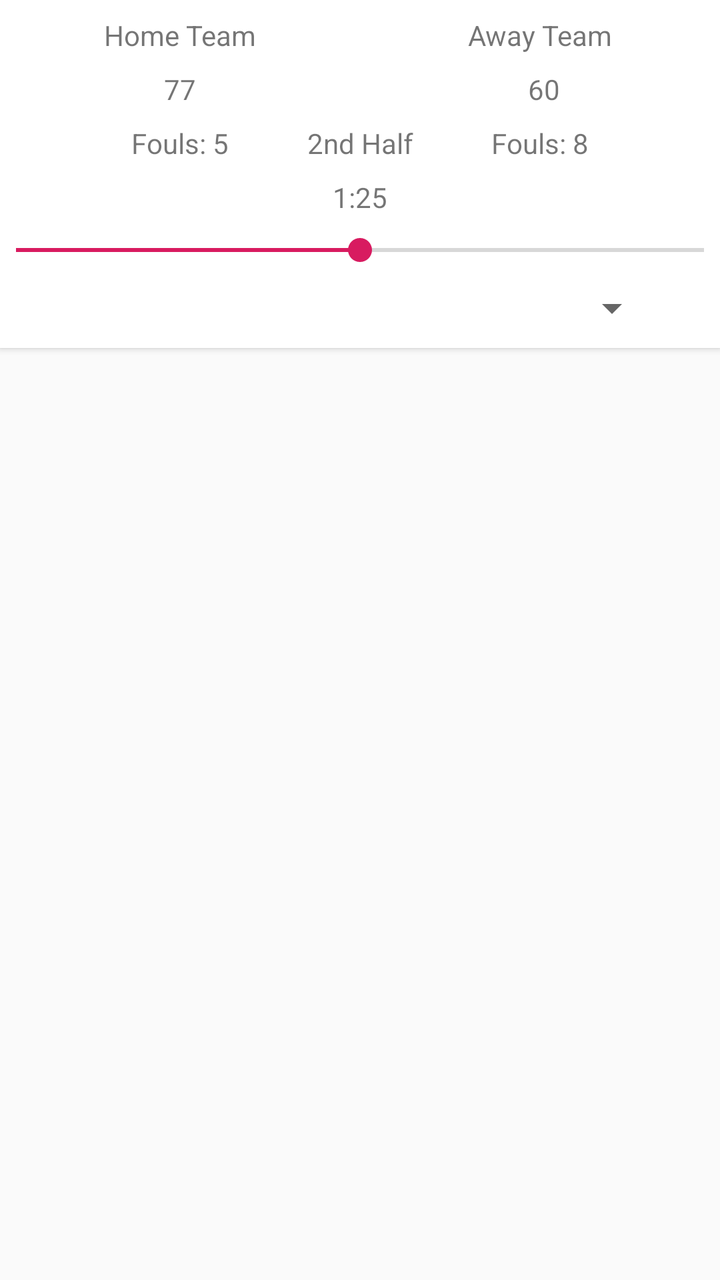
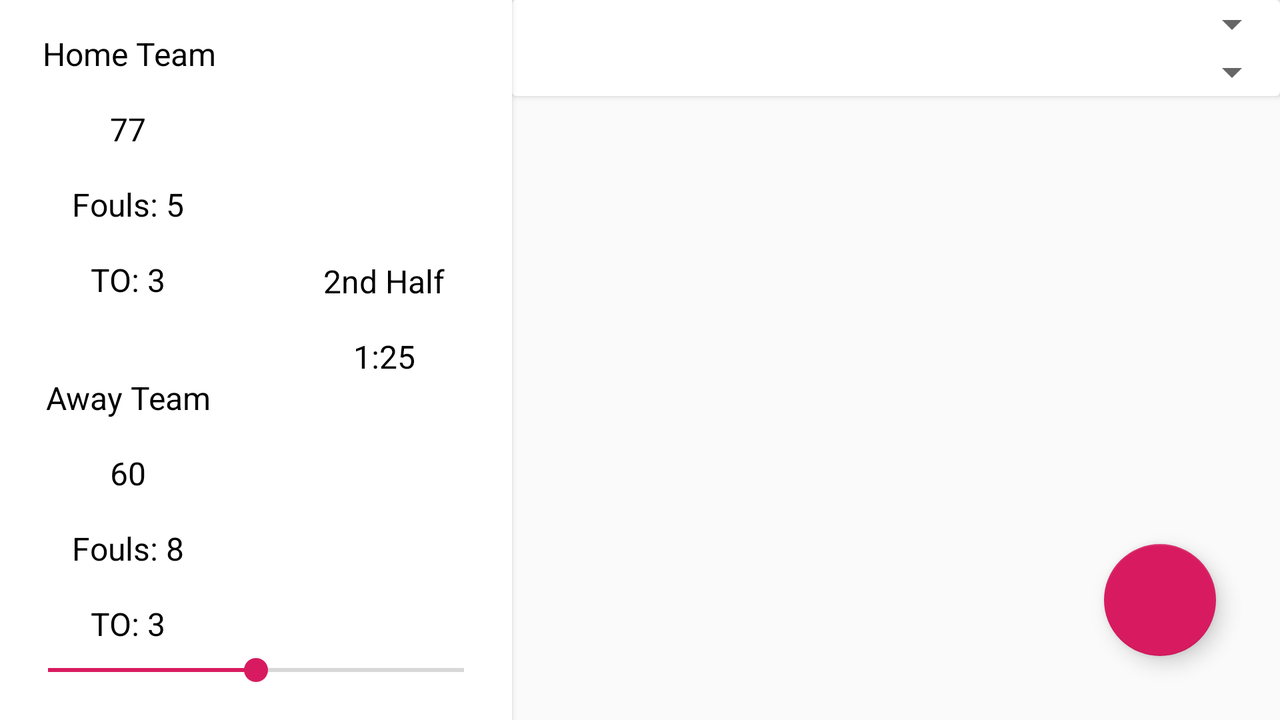

An Android layout and its configuration variant, each rendered on a device that would load it. The default file and the variant file are quoted in full after the pictures.
<!-- AndroidManifest.xml: application theme AppTheme -->
<!-- res/layout/fragment_game.xml -->
<android.support.constraint.ConstraintLayout
    xmlns:android="http://schemas.android.com/apk/res/android"
    xmlns:app="http://schemas.android.com/apk/res-auto"
    xmlns:tools="http://schemas.android.com/tools"
    android:layout_width="match_parent"
    android:layout_height="match_parent"
    tools:context="com.appdev.jphil.basketballcoach.game.GameFragment">

    <android.support.v7.widget.CardView
        android:id="@+id/game_overview_card"
        android:layout_width="0dp"
        android:layout_height="wrap_content"
        app:cardCornerRadius="0dp"
        app:layout_constraintEnd_toEndOf="parent"
        app:layout_constraintStart_toStartOf="parent"
        app:layout_constraintTop_toTopOf="parent">

        <android.support.constraint.ConstraintLayout
            android:layout_width="match_parent"
            android:layout_height="wrap_content">

            <TextView
                android:id="@+id/game_half"
                android:layout_width="wrap_content"
                android:layout_height="wrap_content"
                android:layout_marginStart="8dp"
                android:layout_marginTop="8dp"
                android:layout_marginEnd="8dp"
                app:layout_constraintEnd_toEndOf="parent"
                app:layout_constraintStart_toStartOf="parent"
                app:layout_constraintTop_toBottomOf="@+id/home_score"
                tools:text="2nd Half" />

            <TextView
                android:id="@+id/home_name"
                android:layout_width="wrap_content"
                android:layout_height="wrap_content"
                android:layout_marginStart="8dp"
                android:layout_marginTop="8dp"
                android:layout_marginEnd="8dp"
                app:layout_constraintEnd_toStartOf="@+id/guideline2"
                app:layout_constraintStart_toStartOf="parent"
                app:layout_constraintTop_toTopOf="parent"
                tools:text="Home Team" />

            <TextView
                android:id="@+id/away_name"
                android:layout_width="wrap_content"
                android:layout_height="wrap_content"
                android:layout_marginStart="8dp"
                android:layout_marginTop="8dp"
                android:layout_marginEnd="8dp"
                app:layout_constraintEnd_toEndOf="parent"
                app:layout_constraintStart_toStartOf="@+id/guideline2"
                app:layout_constraintTop_toTopOf="parent"
                tools:text="Away Team" />

            <TextView
                android:id="@+id/home_score"
                android:layout_width="wrap_content"
                android:layout_height="wrap_content"
                android:layout_marginStart="8dp"
                android:layout_marginTop="8dp"
                android:layout_marginEnd="8dp"
                app:layout_constraintEnd_toStartOf="@+id/guideline2"
                app:layout_constraintStart_toStartOf="parent"
                app:layout_constraintTop_toBottomOf="@+id/home_name"
                tools:text="77" />

            <TextView
                android:id="@+id/away_score"
                android:layout_width="wrap_content"
                android:layout_height="wrap_content"
                android:layout_marginStart="8dp"
                android:layout_marginTop="8dp"
                android:layout_marginEnd="4dp"
                app:layout_constraintEnd_toEndOf="parent"
                app:layout_constraintStart_toStartOf="@+id/guideline2"
                app:layout_constraintTop_toBottomOf="@+id/away_name"
                tools:text="60" />

            <TextView
                android:id="@+id/game_time"
                android:layout_width="wrap_content"
                android:layout_height="wrap_content"
                android:layout_marginStart="8dp"
                android:layout_marginTop="8dp"
                android:layout_marginEnd="8dp"
                app:layout_constraintEnd_toEndOf="parent"
                app:layout_constraintStart_toStartOf="parent"
                app:layout_constraintTop_toBottomOf="@+id/game_half"
                tools:text="1:25" />

            <android.support.constraint.Guideline
                android:id="@+id/guideline2"
                android:layout_width="wrap_content"
                android:layout_height="wrap_content"
                android:orientation="vertical"
                app:layout_constraintGuide_percent=".5" />

            <TextView
                android:id="@+id/home_fouls"
                android:layout_width="wrap_content"
                android:layout_height="wrap_content"
                android:layout_marginStart="8dp"
                android:layout_marginTop="8dp"
                android:layout_marginEnd="8dp"
                app:layout_constraintEnd_toStartOf="@+id/guideline2"
                app:layout_constraintStart_toStartOf="parent"
                app:layout_constraintTop_toBottomOf="@+id/home_score"
                tools:text="Fouls: 5" />

            <TextView
                android:id="@+id/away_fouls"
                android:layout_width="wrap_content"
                android:layout_height="wrap_content"
                android:layout_marginStart="8dp"
                android:layout_marginTop="8dp"
                android:layout_marginEnd="8dp"
                app:layout_constraintEnd_toEndOf="parent"
                app:layout_constraintStart_toStartOf="@+id/guideline2"
                app:layout_constraintTop_toBottomOf="@+id/away_score"
                tools:text="Fouls: 8" />

            <SeekBar
                android:id="@+id/seek_bar"
                android:layout_width="match_parent"
                android:layout_height="wrap_content"
                android:max="100"
                android:padding="8dp"
                android:progress="50"
                app:layout_constraintEnd_toEndOf="parent"
                app:layout_constraintStart_toStartOf="parent"
                app:layout_constraintTop_toBottomOf="@+id/game_time"/>

            <Spinner
                android:id="@+id/spinner"
                android:layout_width="300dp"
                android:layout_height="wrap_content"
                android:layout_marginStart="8dp"
                android:layout_marginEnd="8dp"
                android:layout_marginBottom="8dp"
                app:layout_constraintBottom_toTopOf="@id/roster_spinner"
                app:layout_constraintEnd_toEndOf="parent"
                app:layout_constraintStart_toStartOf="parent"
                app:layout_constraintTop_toBottomOf="@+id/seek_bar" />

            <Spinner
                android:id="@+id/roster_spinner"
                android:layout_width="300dp"
                android:layout_height="wrap_content"
                android:layout_marginStart="8dp"
                android:layout_marginEnd="8dp"
                android:layout_marginBottom="8dp"
                android:visibility="gone"
                app:layout_constraintBottom_toBottomOf="parent"
                app:layout_constraintEnd_toEndOf="parent"
                app:layout_constraintStart_toStartOf="parent"
                app:layout_constraintTop_toBottomOf="@+id/spinner" />
        </android.support.constraint.ConstraintLayout>
    </android.support.v7.widget.CardView>

    <android.support.v7.widget.RecyclerView
        android:id="@+id/recycler_view"
        android:layout_width="0dp"
        android:layout_height="wrap_content"
        app:layout_constrainedHeight="true"
        app:layout_constraintBottom_toBottomOf="parent"
        app:layout_constraintEnd_toEndOf="parent"
        app:layout_constraintStart_toStartOf="parent"
        app:layout_constraintTop_toBottomOf="@id/game_overview_card"/>

</android.support.constraint.ConstraintLayout>
<!-- resources referenced by this layout -->
<resources>
  <style name="AppTheme" parent="Theme.AppCompat.Light.NoActionBar">
          <item name="colorPrimary">@color/colorPrimary</item>
          <item name="colorPrimaryDark">@color/colorPrimaryDark</item>
          <item name="colorAccent">@color/colorAccent</item>
      </style>
  <color name="colorPrimary">#008577</color>
  <color name="colorPrimaryDark">#00574B</color>
  <color name="colorAccent">#D81B60</color>
</resources>
<!-- res/layout-land/fragment_game.xml (the repository's variant of the layout above) -->
<!-- drawn on the phone turned sideways -->
<?xml version="1.0" encoding="utf-8"?>
<android.support.constraint.ConstraintLayout xmlns:android="http://schemas.android.com/apk/res/android"
    xmlns:app="http://schemas.android.com/apk/res-auto"
    xmlns:tools="http://schemas.android.com/tools"
    android:layout_width="match_parent"
    android:layout_height="match_parent">

    <android.support.v7.widget.CardView
        android:id="@+id/game_overview_card"
        android:layout_width="0dp"
        android:layout_height="0dp"
        app:cardCornerRadius="0dp"
        app:layout_constraintBottom_toBottomOf="parent"
        app:layout_constraintEnd_toStartOf="@+id/guideline6"
        app:layout_constraintHorizontal_bias="0.0"
        app:layout_constraintStart_toStartOf="parent"
        app:layout_constraintTop_toTopOf="parent"
        app:layout_constraintVertical_bias="0.0">

        <android.support.constraint.ConstraintLayout
            android:layout_width="match_parent"
            android:layout_height="match_parent">

            <TextView
                android:id="@+id/game_half"
                style="@style/NormalTextBlack"
                android:layout_width="wrap_content"
                android:layout_height="wrap_content"
                android:layout_marginStart="8dp"
                android:layout_marginEnd="8dp"
                android:layout_marginBottom="16dp"
                app:layout_constraintBottom_toTopOf="@+id/game_time"
                app:layout_constraintEnd_toEndOf="parent"
                app:layout_constraintHorizontal_bias="0.5"
                app:layout_constraintStart_toStartOf="@+id/guideline2"
                app:layout_constraintTop_toTopOf="parent"
                app:layout_constraintVertical_chainStyle="packed"
                tools:text="2nd Half" />

            <TextView
                android:id="@+id/home_name"
                style="@style/NormalTextBlack"
                android:layout_width="130dp"
                android:layout_height="wrap_content"
                android:layout_marginStart="8dp"
                android:layout_marginTop="16dp"
                android:layout_marginEnd="8dp"
                android:gravity="center"
                android:lines="1"
                app:layout_constraintEnd_toStartOf="@+id/guideline2"
                app:layout_constraintStart_toStartOf="parent"
                app:layout_constraintTop_toTopOf="parent"
                tools:text="Home Team" />

            <TextView
                android:id="@+id/away_name"
                style="@style/NormalTextBlack"
                android:layout_width="0dp"
                android:layout_height="wrap_content"
                android:layout_marginStart="8dp"
                android:layout_marginTop="8dp"
                android:layout_marginEnd="8dp"
                android:gravity="center"
                android:lines="1"
                app:layout_constraintEnd_toStartOf="@+id/guideline2"
                app:layout_constraintHorizontal_bias="0.0"
                app:layout_constraintStart_toStartOf="parent"
                app:layout_constraintTop_toTopOf="@+id/guideline7"
                tools:text="Away Team" />

            <TextView
                android:id="@+id/home_score"
                style="@style/NormalTextBlack"
                android:layout_width="wrap_content"
                android:layout_height="wrap_content"
                android:layout_marginStart="8dp"
                android:layout_marginTop="16dp"
                android:layout_marginEnd="8dp"
                app:layout_constraintEnd_toStartOf="@+id/guideline2"
                app:layout_constraintStart_toStartOf="parent"
                app:layout_constraintTop_toBottomOf="@+id/home_name"
                tools:text="77" />

            <TextView
                android:id="@+id/away_score"
                style="@style/NormalTextBlack"
                android:layout_width="wrap_content"
                android:layout_height="wrap_content"
                android:layout_marginStart="8dp"
                android:layout_marginTop="16dp"
                android:layout_marginEnd="8dp"
                app:layout_constraintEnd_toStartOf="@+id/guideline2"
                app:layout_constraintStart_toStartOf="parent"
                app:layout_constraintTop_toBottomOf="@+id/away_name"
                tools:text="60" />

            <TextView
                android:id="@+id/game_time"
                style="@style/NormalTextBlack"
                android:layout_width="wrap_content"
                android:layout_height="21dp"
                android:layout_marginStart="8dp"
                android:layout_marginEnd="8dp"
                app:layout_constraintBottom_toTopOf="@+id/seek_bar"
                app:layout_constraintEnd_toEndOf="parent"
                app:layout_constraintHorizontal_bias="0.5"
                app:layout_constraintStart_toStartOf="@+id/guideline2"
                app:layout_constraintTop_toBottomOf="@+id/game_half"
                tools:text="1:25" />

            <android.support.constraint.Guideline
                android:id="@+id/guideline2"
                android:layout_width="wrap_content"
                android:layout_height="wrap_content"
                android:orientation="vertical"
                app:layout_constraintGuide_percent=".5" />

            <TextView
                android:id="@+id/home_fouls"
                style="@style/NormalTextBlack"
                android:layout_width="wrap_content"
                android:layout_height="wrap_content"
                android:layout_marginStart="8dp"
                android:layout_marginTop="16dp"
                android:layout_marginEnd="8dp"
                app:layout_constraintEnd_toStartOf="@+id/guideline2"
                app:layout_constraintStart_toStartOf="parent"
                app:layout_constraintTop_toBottomOf="@+id/home_score"
                tools:text="Fouls: 5" />

            <TextView
                android:id="@+id/away_fouls"
                style="@style/NormalTextBlack"
                android:layout_width="wrap_content"
                android:layout_height="wrap_content"
                android:layout_marginStart="8dp"
                android:layout_marginTop="16dp"
                android:layout_marginEnd="8dp"
                app:layout_constraintEnd_toStartOf="@+id/guideline2"
                app:layout_constraintStart_toStartOf="parent"
                app:layout_constraintTop_toBottomOf="@+id/away_score"
                tools:text="Fouls: 8" />

            <SeekBar
                android:id="@+id/seek_bar"
                android:layout_width="match_parent"
                android:layout_height="wrap_content"
                android:layout_marginStart="16dp"
                android:layout_marginEnd="16dp"
                android:layout_marginBottom="8dp"
                android:max="100"
                android:padding="8dp"
                android:progress="50"
                app:layout_constraintBottom_toBottomOf="parent"
                app:layout_constraintEnd_toEndOf="parent"
                app:layout_constraintHorizontal_bias="0.0"
                app:layout_constraintStart_toStartOf="parent" />

            <TextView
                android:id="@+id/home_timeouts"
                style="@style/NormalTextBlack"
                android:layout_width="wrap_content"
                android:layout_height="wrap_content"
                android:layout_marginStart="8dp"
                android:layout_marginTop="16dp"
                android:layout_marginEnd="8dp"
                app:layout_constraintEnd_toStartOf="@+id/guideline2"
                app:layout_constraintStart_toStartOf="parent"
                app:layout_constraintTop_toBottomOf="@+id/home_fouls"
                tools:text="TO: 3" />

            <android.support.constraint.Guideline
                android:id="@+id/guideline7"
                android:layout_width="wrap_content"
                android:layout_height="wrap_content"
                android:orientation="horizontal"
                app:layout_constraintGuide_percent=".5" />

            <TextView
                android:id="@+id/away_timeouts"
                android:layout_width="wrap_content"
                android:layout_height="wrap_content"
                android:layout_marginStart="8dp"
                android:layout_marginTop="16dp"
                android:layout_marginEnd="8dp"
                style="@style/NormalTextBlack"
                app:layout_constraintEnd_toStartOf="@+id/guideline2"
                app:layout_constraintStart_toStartOf="parent"
                app:layout_constraintTop_toBottomOf="@+id/away_fouls"
                tools:text="TO: 3" />

        </android.support.constraint.ConstraintLayout>
    </android.support.v7.widget.CardView>

    <android.support.constraint.Guideline
        android:id="@+id/guideline6"
        android:layout_width="wrap_content"
        android:layout_height="wrap_content"
        android:orientation="vertical"
        app:layout_constraintGuide_percent=".4" />

    <LinearLayout
        android:layout_width="0dp"
        android:layout_height="match_parent"
        android:orientation="vertical"
        app:layout_constraintBottom_toBottomOf="parent"
        app:layout_constraintEnd_toEndOf="parent"
        app:layout_constraintStart_toStartOf="@+id/guideline6"
        app:layout_constraintTop_toTopOf="parent">

        <android.support.v7.widget.CardView
            android:id="@+id/cardView"
            android:layout_width="match_parent"
            android:layout_height="wrap_content">

            <LinearLayout
                android:layout_width="match_parent"
                android:layout_height="match_parent"
                android:orientation="vertical">

                <Spinner
                    android:id="@+id/spinner"
                    android:layout_width="match_parent"
                    android:layout_height="wrap_content"
                    android:padding="8dp" />

                <Spinner
                    android:id="@+id/roster_spinner"
                    android:layout_width="match_parent"
                    android:layout_height="wrap_content"
                    android:padding="8dp"
                    android:visibility="visible" />

            </LinearLayout>

        </android.support.v7.widget.CardView>

        <android.support.v7.widget.RecyclerView
            android:id="@+id/recycler_view"
            android:layout_width="match_parent"
            android:layout_height="wrap_content"
            android:layout_marginTop="8dp"
            android:layout_marginEnd="8dp"
            android:layout_marginBottom="8dp" />

    </LinearLayout>

    <android.support.design.widget.FloatingActionButton
        android:id="@+id/fab"
        android:layout_width="wrap_content"
        android:layout_height="wrap_content"
        android:layout_marginEnd="32dp"
        android:layout_marginBottom="32dp"
        android:src="@drawable/ic_play_arrow"
        app:layout_constraintBottom_toBottomOf="parent"
        app:layout_constraintEnd_toEndOf="parent" />

</android.support.constraint.ConstraintLayout>
<!-- resources referenced by the variant -->
<!-- as the phone turned sideways resolves them -->
<resources>
  <style name="NormalTextBlack" parent="TextAppearance.AppCompat">
          <item name="android:textColor">@color/black</item>
          <item name="android:textSize">16sp</item>
      </style>
  <style name="AppTheme" parent="Theme.AppCompat.Light.NoActionBar">
          <item name="colorPrimary">@color/colorPrimary</item>
          <item name="colorPrimaryDark">@color/colorPrimaryDark</item>
          <item name="colorAccent">@color/colorAccent</item>
      </style>
  <color name="black">#000000</color>
  <color name="colorPrimary">#008577</color>
  <color name="colorPrimaryDark">#00574B</color>
  <color name="colorAccent">#D81B60</color>
</resources>
